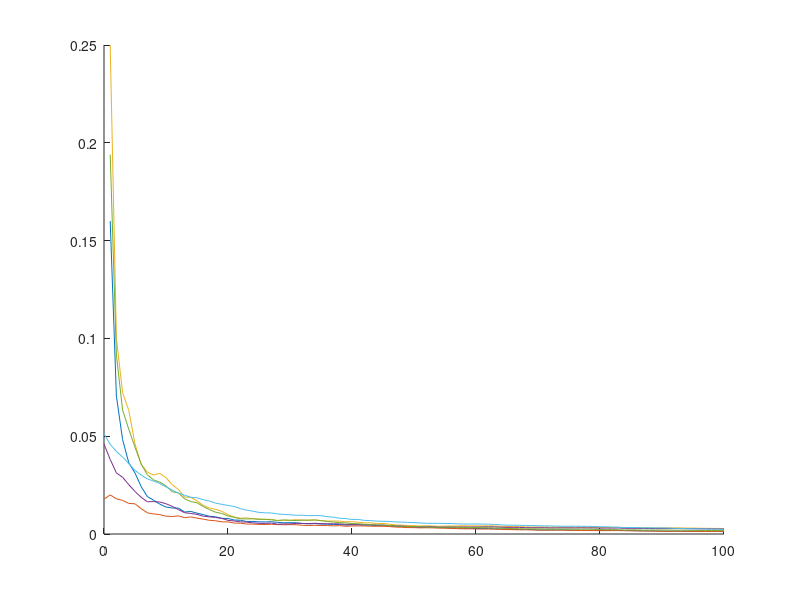

Reproduce this figure in MATLAB. (Note: this script raises an error after producing the figure.)
%% ECE-474-Proj#1-Victor_Zhang

% The project is to implement conjugate estimators for the following scenarios:
% Binomial 
% Gaussian with known variance (i.e. estimate the mean)
% Gaussian with known mean (i.e. estimate the variance)
% 
% You should plot the mean squared error both the ML and conjugate prior estimates, all on one plot, with a legend. For each scenario, choose 2-3 different values for the hyper parameters. 
% 
% Additionally, for at least one set of hyperparameter per scenario, plot the posterior density as it changes with observations. The easy way to do this is to just plot the pdf a few times, for different #s of observations.
% 
% Stretch Goal #1: Make a movie showing the posterior converge (2 points)
% Stretch Goal #2: Implement the conjugate prior estimator for the unknown mean and variance case. Plot the pdf as it changes as in the first part. Note this will be a 3-Dim pdf, so use a heatmap or someting similar. (3 points)
%%
%Note: Load the project folder and its subfolders as working directory to
%run this script
%%
%Binomial
clc;
clear;
close all;
%setting hyper-parameters, binomial: mu(real mean) a,b(initial param)
n_iters=100;
n_obs=100;
mu = [0.2 0.5 0.7];
a = [1 2 9];
b = [2 5 10];
%generate random data to be formatted and used later
data = rand([n_iters n_obs]); % uniform random -> threshold for set probability
obs = [0:1:n_obs];
x = linspace(0,1,1000); %x-axis space for testing pdf
ev = repmat([0:1:n_obs],[n_iters 1]); %matrix of 1....n, to remove for loops
figure(1);
hdl1=axes; %allow ploting to specified figure
hold on;
Z=[];Z_T=[]; %initialize these variables outside loop for later ploting
ll=[];
for i=[1:1:length(mu)]
    ll=[ll "ML#"+i "CP#"+i]; %generating legend for graph
    Y = data<mu(i);
    %Binomail estimate mean
    MLE_A = cumsum(Y,2); %running sum
    MLE_B = ev(:,2:end); %padded with 0 in first column for initial values
    MLE = MLE_A./MLE_B;
    MLE_est = mean((MLE-mu(i)).^2,1); %ML method estimation
    plot(hdl1,obs(2:end),MLE_est);
    Z = [zeros([n_iters 1]) MLE_A];
    Z_T = ev-Z + b(i);
    Z = Z + a(i);
    est = Z./(Z+Z_T);
    est_m = mean((est-mu(i)).^2,1); %Bayes method
    figure(1);
    plot(hdl1,obs,est_m);
end
%Format plots
legend(hdl1,ll);
xlabel(hdl1,"Number of Obs");
ylabel(hdl1,"MSE");
title(hdl1,"Binomial MSE/Obs");
hold off; % redundancy
makegif(@betapdf,x,Z(1,:),Z_T(1,:),"Binomail.gif",0.1);%Call makegif to output gif at working directory
%%
%Gaussian known variance
clc;
clear;
%hyper-params
n_iters=100;
n_obs=100;
%true values
mean_true = [2 5 7];
variance = [3 7 16];
sdiv = sqrt(variance);
data = randn([[n_iters n_obs]]);
x = linspace(0,20,1000); %x-axis space for pdf
%initial guess
m0=[2 10 9];
var0=[3 5 16];
sdiv0 = sqrt(var0);
ev = repmat([1:1:n_obs], [n_iters 1]);
%initial gamma params
a = [4 8 10];
b = [2 3 5];
% allow ploting to different figures
figure(2);
hdl2=axes;
hold on;
figure(3);
hdl3=axes;
hold on;
%initialize variables for changing scope
ll1=[];
a_N=[];
b_N=[];

for i=[1:1:length(mean_true)]
    %formatting generated normal random with chosen mean and variance
    X = data .* sdiv(i) + mean_true(i);
    mu_ML = zeros(size(X));
    mu_ML(:,1) = X(:,1);
    var_ML_N = (X-mean_true(i)).^2;
    var_ML_N = cumsum(var_ML_N,2);% var_ML_N = estimated variance * N (current number of obs)
    var_ML = var_ML_N ./ ev;
    for j = [2:1:n_obs]
        mu_ML(:,j) = mu_ML(:,j-1) + (X(:,j) - mu_ML(:,j-1))/j; %ML method mean estimation
    end
    % Bayes mean estimate for known variance
    %implement equations 2.141-2.142
    mean_est = variance(i) * m0(i) ./ (ev * var0(i) + variance(i)) + (ev * var0(i) .* mu_ML ./(ev * var0(i) + variance(i)));
    var_est = 1./ (1/var0(i) + ev/variance(i));
    plot(hdl2,ev(1,:),mean((mu_ML-mean_true(i)).^2,1));
    plot(hdl2,ev(1,:),mean((mean_est-mean_true(i)).^2,1));
    % Bayes variance estimate (known mean)
    % 2.152 update equations
    a_N = a(i) + ev(1,:)/2;
    b_N = b(i) + var_ML_N/2;
    mean_est2 = a_N./b_N;%calc mean/variance for plotting
    var_est2 = mean_est2./b_N;
    plot(hdl3,ev(1,:),mean((var_ML-variance(i)).^2,1));
    plot(hdl3,ev(1,:),mean((1./mean_est2-variance(i)).^2,1));
    %Legend
    ll1=[ll1 "ML#"+i "CP#"+i];
end
%format mean estimate plot
legend(hdl2,ll1);
xlabel(hdl2,"Number of Obs");
ylabel(hdl2,"MSE");
title(hdl2,"Gaussian w/ known variance MSE/Obs");
hold off;
% format variance estimate plot
legend(hdl3,ll1);
xlabel(hdl3,"Number of Obs");
ylabel(hdl3,"MSE");
title(hdl3,"Gaussian w/ known mean MSE/Obs");
hold off;
%movie
makegif(@normpdf,x,mean_est(1,:),var_est(1,:),"Gaussian_1.gif",0.1); %gif for known variance
x = linspace(0,1,1000); %change x-axis space for variance
makegif(@gampdf,x,a_N(1,:),1./b_N(1,:),"Gaussian_2.gif",0.1); % gif for known mean
%%
clc;
clear;
% same set of hyper-params for generating random data
n_iters=1;
n_obs=100;
mean_true = 2; % only one set of hyperparameters since no MSE evaluation
variance = 5;
sdiv = sqrt(variance);
data = randn([[n_iters n_obs]]);
x = linspace(0,5,1000);
ev = repmat([1:1:n_obs], [n_iters 1]); % for loop -> matrix

% initial guess
mu0 = 2;
k0 = 0.1;
a0 = 10;
b0 = 1;

x = linspace(0,3,1000); % mean space for pdf
sig = linspace(1e-5,10,n_obs); % variance space for pdf
%set variance & mean
X = data*sdiv+mean_true;
%generate the posteriors (matrix instead of loops)
%update equations & prior & posteriors from https://www.cs.ubc.ca/~murphyk/Papers/bayesGauss.pdf
X_runsum = cumsum(X,2);
X_mean = X_runsum./ev;

mu_N = (mu0*k0 + X_runsum) ./ (k0 + ev);
k_N = k0 + ev;
a_N = a0 + ev/2;
%initialize the gif process
h = figure();
axis tight manual;
%initialize memory
prob = zeros([n_obs length(x)]);
for i = [1:1:n_obs]
    b_N = b0 + (cumsum((X-X_mean(i)).^2,2) + (k0*ev)./(k0 + ev) .* (mu0 - X_mean).^2)/2;
    for j = [1:1:n_obs]
        prob(j,:) = normpdf(x,mu_N(i),1/(k_N(i)*sig(j))) * gampdf(sig(j),a_N(i),b_N(i)); %Normal-Gamma pdf
    end
    heatmap(prob,'GridVisible','off','XLabel','Mean','YLabel','Variance','Title',"Unknown Mean & Variance"); %drawing heatmap frame
    Ax = gca;
    Ax.XDisplayLabels = nan(size(Ax.XDisplayData));% remove all axis values (otherwise its a black bar)
    Ax.YDisplayLabels = nan(size(Ax.YDisplayData));
    drawnow;
    frame = getframe(h);
    im = frame2im(frame); 
    [imind,cm] = rgb2ind(im,256);
    %draw
    if i == 1 
        imwrite(imind,cm,"Gaussian_3.gif",'gif', 'DelayTime', 0.1,'Loopcount',inf); 
    else 
        imwrite(imind,cm,"Gaussian_3.gif",'gif','DelayTime', 0.1, 'WriteMode','append');
    end
        clf;
end
%% 
% 

function makegif(funct,x,a,b,fname,delay)
% makegif iterate through a,b arrays and for each pair generate graph
% funct(x,a,b) and write to gif of fname with specified dalay
    h = figure();
    axis tight manual;
    for i = [1:1:length(a)]
        plot(x,funct(x,a(i),b(i)));
        xlabel("X");
        ylabel("Beta PDF");
        title("PDF GIF");
        drawnow;
        frame = getframe(h);
        im = frame2im(frame); 
        [imind,cm] = rgb2ind(im,256);
        if i == 1 
            imwrite(imind,cm,fname,'gif', 'DelayTime', delay,'Loopcount',inf); 
        else 
            imwrite(imind,cm,fname,'gif','DelayTime', delay, 'WriteMode','append');
        end
            clf;
    end
end